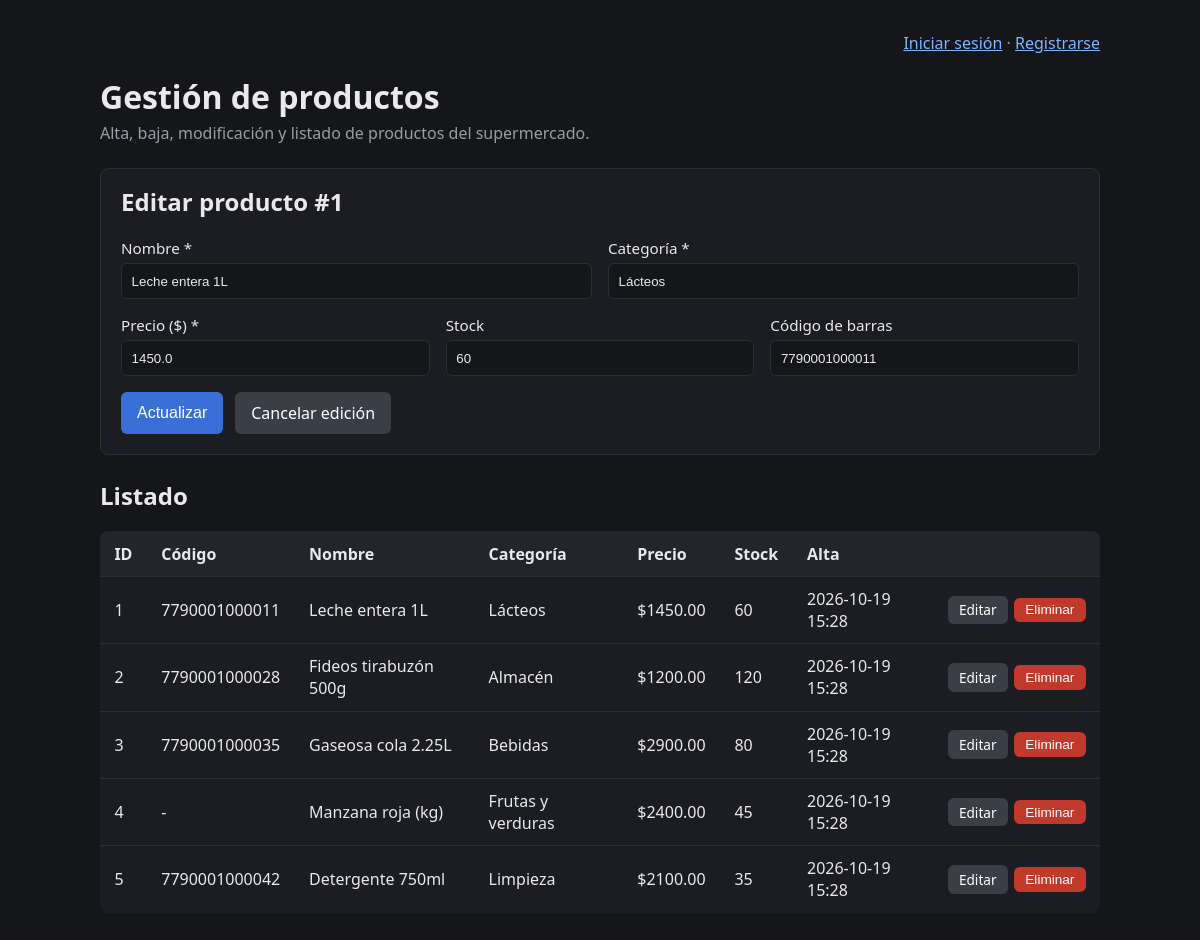
The page /productos/1/editar on the database its author committed.
### models.py (models this page shows)
class Producto(db.Model):
    __tablename__ = "productos"
    id = db.Column(db.Integer, primary_key=True)
    codigo_barras = db.Column(db.String(30), unique=True)  # opcional, pero no se puede repetir
    nombre = db.Column(db.String(120), nullable=False)
    categoria = db.Column(db.String(60), nullable=False)
    precio = db.Column(db.Float, nullable=False)
    stock = db.Column(db.Integer, nullable=False, default=0)
    fecha_alta = db.Column(db.DateTime, nullable=False, default=datetime.utcnow)
    def to_dict(self):
        return {
            "id": self.id,
            "codigo_barras": self.codigo_barras,
            "nombre": self.nombre,
            "categoria": self.categoria,
            "precio": self.precio,
            "stock": self.stock,
            "fecha_alta": self.fecha_alta.strftime("%Y-%m-%d %H:%M"),
        }

### app.py (the view, shortened to what this page needs)
@app.route("/productos/<int:producto_id>/editar", methods=["GET", "POST"])
def editar_producto(producto_id):
    producto = obtener_por_id(producto_id)
    if producto is None:
        abort(404, description="Producto no encontrado")
    return render_template("index.html", productos=obtener_todos(), form=producto.to_dict(), editando=producto_id)

### models.py (called while the page is built)
def obtener_todos():
    return Producto.query.order_by(Producto.id).all()

def obtener_por_id(producto_id):
    return db.session.get(Producto, producto_id)

### templates/index.html (shortened to what this page needs)
<!DOCTYPE html>
<html lang="es">
<head>
    <link rel="stylesheet" href="{{ url_for('static', filename='style.css') }}">
</head>
<body>
    <main>
        <nav>
            {% if current_user.is_authenticated %}
                Conectado como <strong>{{ current_user.username }}</strong> ·
                <a href="{{ url_for('protegido') }}">Zona protegida</a> ·
                <a href="{{ url_for('logout') }}">Cerrar sesión</a>
            {% else %}
                <a href="{{ url_for('login') }}">Iniciar sesión</a> ·
                <a href="{{ url_for('registro') }}">Registrarse</a>
            {% endif %}
        </nav>
        <h1>Gestión de productos</h1>
        <p class="subtitulo">Alta, baja, modificación y listado de productos del supermercado.</p>
        <section class="tarjeta">
            {% if editando %}
            <h2>Editar producto #{{ editando }}</h2>
            <form method="post" action="{{ url_for('editar_producto', producto_id=editando) }}">
            {% else %}
            <h2>Nuevo producto</h2>
            <form method="post" action="{{ url_for('nuevo_producto') }}">
            {% endif %}
                <div class="fila">
                    <label>Nombre *
                        <input type="text" name="nombre" maxlength="120" value="{{ form.get('nombre', '') }}" required>
                    </label>
                    <label>Categoría *
                        <input type="text" name="categoria" maxlength="60" list="categorias" value="{{ form.get('categoria', '') }}" required>
                    </label>
                </div>
                <div class="fila">
                    <label>Precio ($) *
                        <input type="number" name="precio" min="0" step="0.01" value="{{ form.get('precio', '') }}" required>
                    </label>
                    <label>Stock
                        <input type="number" name="stock" min="0" step="1" value="{{ form.get('stock', 0) }}">
                    </label>
                    <label>Código de barras
                        <input type="text" name="codigo_barras" maxlength="30" value="{{ form.get('codigo_barras') or '' }}">
                    </label>
                </div>
                <div class="acciones">
                    <button type="submit">{{ "Actualizar" if editando else "Guardar" }}</button>
                    {% if editando %}
                    <a class="boton secundario" href="{{ url_for('index') }}">Cancelar edición</a>
                    {% endif %}
                </div>
            </form>
        </section>
        <h2>Listado</h2>
        <div class="tabla-wrap">
            <table>
                <thead>
                    <tr>
                        <th>ID</th>
                        <th>Código</th>
                        <th>Nombre</th>
                        <th>Categoría</th>
                        <th>Precio</th>
                        <th>Stock</th>
                        <th>Alta</th>
                        <th></th>
                    </tr>
                </thead>
                <tbody>
                    {% for p in productos %}
                    <tr>
                        <td>{{ p.id }}</td>
                        <td>{{ p.codigo_barras or "-" }}</td>
                        <td>{{ p.nombre }}</td>
                        <td>{{ p.categoria }}</td>
                        <td>${{ "%.2f"|format(p.precio) }}</td>
                        <td>{{ p.stock }}</td>
                        <td>{{ p.fecha_alta.strftime("%Y-%m-%d %H:%M") }}</td>
                        <td>
                            <div class="celda-acciones">
                                <a class="boton chico secundario" href="{{ url_for('editar_producto', producto_id=p.id) }}">Editar</a>
                                <form method="post" action="{{ url_for('borrar_producto', producto_id=p.id) }}">
                                    <button type="submit" class="chico peligro">Eliminar</button>
                                </form>
                            </div>
                        </td>
                    </tr>
                    {% else %}
                    <tr>
                        <td colspan="8">No hay productos cargados.</td>
                    </tr>
                    {% endfor %}
                </tbody>
            </table>
        </div>
    </main>
</body>
</html>

### static/style.css (style rules this page uses)
* { box-sizing: border-box; }
body { margin: 0; padding: 2rem; background: #14161a; color: #e9e9ec; font-family: system-ui, sans-serif; }
main { max-width: 1000px; margin: 0 auto; }
h1 { margin-bottom: 0.25rem; }
h2 { margin-top: 1.5rem; }
.subtitulo { color: #9a9ca3; margin-top: 0; margin-bottom: 1.5rem; }
.tarjeta { background: #1b1d22; border: 1px solid #2a2d34; border-radius: 8px; padding: 1rem 1.25rem 1.25rem; }
.tarjeta h2 { margin-top: 0; }
form { display: flex; flex-direction: column; gap: 1rem; }
.fila { display: flex; gap: 1rem; flex-wrap: wrap; }
.fila label { flex: 1 1 180px; }
label { display: flex; flex-direction: column; gap: 0.3rem; font-size: 0.95rem; }
input { padding: 0.6rem; border: 1px solid #2a2d34; border-radius: 6px; background: #14161a; color: #e9e9ec; }
.acciones { display: flex; gap: 0.75rem; }
button { padding: 0.6rem 1rem; border: none; border-radius: 6px; background: #3b6fd8; color: #fff; font-size: 1rem; cursor: pointer; }
button.peligro { background: #c0392b; }
button.chico { padding: 0.3rem 0.7rem; font-size: 0.85rem; }
.tabla-wrap { overflow-x: auto; }
table { width: 100%; border-collapse: collapse; background: #1b1d22; border-radius: 8px; overflow: hidden; }
th, td { text-align: left; padding: 0.7rem 0.9rem; border-bottom: 1px solid #2a2d34; }
th { background: #22252b; font-weight: 600; }
tr:last-child td { border-bottom: none; }
.celda-acciones { white-space: nowrap; display: flex; gap: 0.4rem; align-items: center; }
.celda-acciones form { margin: 0; }
a { color: #7fb4ff; }
nav { text-align: right; color: #9a9ca3; margin-bottom: 1rem; }
.boton { padding: 0.6rem 1rem; border-radius: 6px; background: #3b6fd8; color: #fff; text-decoration: none; display: inline-block; }
.boton.secundario { background: #3a3e47; }
.boton.chico { padding: 0.3rem 0.7rem; font-size: 0.85rem; }

### rows shown on the page
Producto: nombre "Leche entera 1L", categoria "Lácteos", precio "1450.0", codigo_barras "7790001000011", id "1", precio "1450.00", stock "60", fecha_alta "2026-10-19 15:28"
Producto: id "2", codigo_barras "7790001000028", nombre "Fideos tirabuzón 500g", categoria "Almacén", precio "1200.00", stock "120", fecha_alta "2026-10-19 15:28"
Producto: id "3", codigo_barras "7790001000035", nombre "Gaseosa cola 2.25L", categoria "Bebidas", precio "2900.00", stock "80", fecha_alta "2026-10-19 15:28"
Producto: id "4", codigo_barras "-", nombre "Manzana roja (kg)", categoria "Frutas y verduras", precio "2400.00", stock "45", fecha_alta "2026-10-19 15:28"
Producto: id "5", codigo_barras "7790001000042", nombre "Detergente 750ml", categoria "Limpieza", precio "2100.00", stock "35", fecha_alta "2026-10-19 15:28"

### other values the page prints
{{ editando }} "1"
{{ "Actualizar" if editando else "Guardar" }} "Actualizar"
